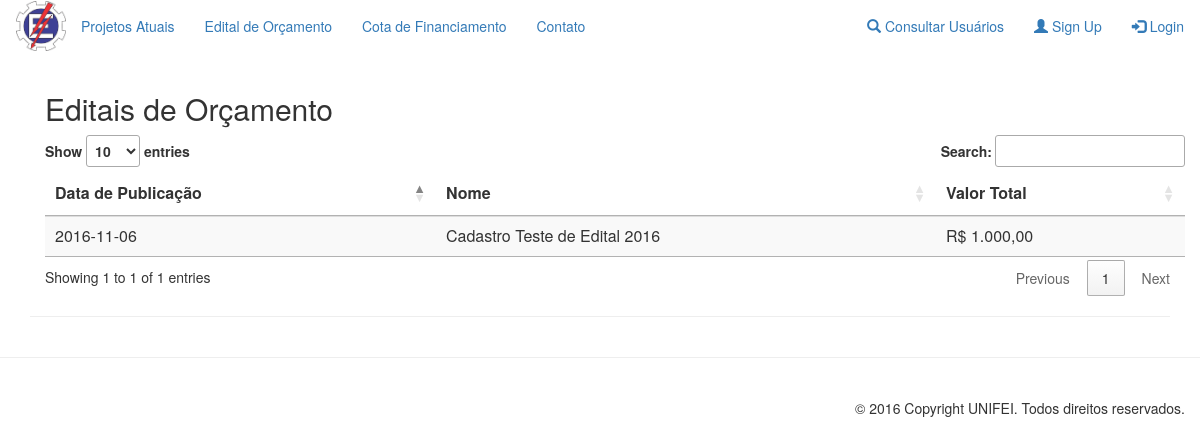
/pages/editalOrcamento/infoEditalOrcamento.php, run on the app's committed database.
### tables this page shows
CREATE TABLE `editalorcamento` (
  `id` int(11) NOT NULL,
  `nome` varchar(50) NOT NULL,
  `dataPublicacao` date NOT NULL,
  `dataTermino` date NOT NULL,
  `valTotal` float NOT NULL,
  `valMin` float NOT NULL,
  `valMax` float NOT NULL,
  `arquivo` varchar(30) NOT NULL,
  `cotaAluno` float NOT NULL,
  `cotaProfessor` float NOT NULL,
  `cotaServ` float NOT NULL,
  `qtdAluno` int(11) NOT NULL,
  `qtdProfessor` int(11) NOT NULL,
  `qtdServ` int(11) NOT NULL,
  `valTotalAluno` float NOT NULL,
  `valTotalProfessor` float NOT NULL,
  `valTotalServ` float NOT NULL,
  `valIndAluno` float NOT NULL,
  `valIndProfessor` float NOT NULL,
  `valIndServ` float NOT NULL
);

### functions/functionsBd.php (called while the page is built, shortened)
<?php
function consultaEditalOrcamento()
{
    RETURN mysql_query("SELECT * FROM editalorcamento ORDER BY nome");
}
?>

### pages/editalOrcamento/infoEditalOrcamento.php (the view, shortened to what this page needs)
<?php
require_once '../../functions/functionsBd.php';
?>
<section id="infoEditalOrcamento" class="container">
    <div class="container">
        <h2 class="sub-header">Editais de Orçamento</h2>
        <div class="table-responsive">
            <script>$(document).ready(function ()
                {
                    $('#listarEditalOrcamento').DataTable();
                });
            </script>
            <table id="listarEditalOrcamento" class="table table-striped">
                <thead>
                    <tr>
                        <th>Data de Publicação</th>
                        <th>Nome</th>
                        <th>Valor Total</th>
                    </tr>
                </thead>
                <tbody>
                    <?php
                    $query = consultaEditalOrcamento();
                    while ($dados = mysql_fetch_array(($query)))
                    {
                        echo "<tr>"
                        . "<td> " . $dados['dataPublicacao'] . "</td>"
                        . "<td> " . $dados['nome'] . "</td>
                                       <td> R$ " . number_format($dados['valTotal'], 2, ',', '.') . "</td>";
                        echo "</tr>";
                    }
                    ?>
                </tbody>
            </table>
        </div>
    </div>
    <hr/>
</section>
<?php include("../template/footer.php") ?>

### data on the page
editalorcamento: dataPublicacao "2016-11-06", nome "Cadastro Teste de Edital 2016", valTotal "1.000,00"
